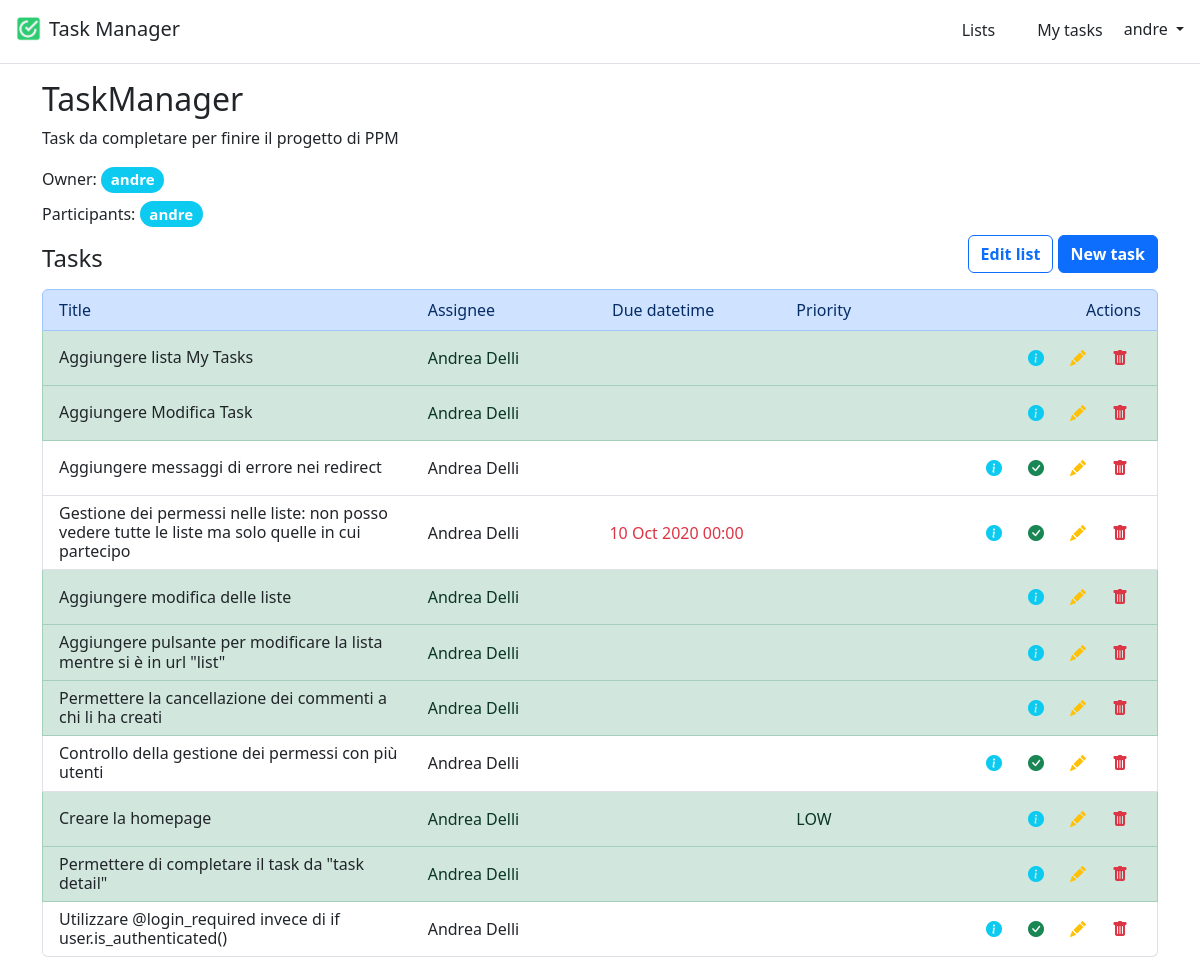
/lists/2 (signed in), run on the app's committed database.
### lists/models.py (models this page shows, shortened)
class TaskList(models.Model):
    id = models.AutoField(primary_key=True)
    title = models.CharField(max_length=255)
    description = models.TextField()
    owner = models.ForeignKey(User, on_delete=models.CASCADE, related_name="owner")
    participants = models.ManyToManyField(User, related_name="participants")
    tasks = models.ManyToManyField("Task", related_name="tasks", blank=True)

class Task(models.Model):
    class Priority(models.TextChoices):
        LOW = "LOW", "Low"
        MEDIUM = "MEDIUM", "Medium"
        HIGH = "HIGH", "High"
    id = models.AutoField(primary_key=True)
    title = models.CharField(max_length=255)
    description = models.TextField(null=True, blank=True)
    completed = models.BooleanField(default=False)
    due_datetime = models.DateTimeField(null=True, blank=True)
    assigned_to = models.ForeignKey(User, on_delete=models.CASCADE, related_name="assigned_to")
    created_by = models.ForeignKey(User, on_delete=models.CASCADE, related_name="created_by")
    attachment = models.FileField(null=True, blank=True)
    priority = models.CharField(choices=Priority.choices, max_length=6, null=True, blank=True, default=None)
    task_list = models.ForeignKey(TaskList, on_delete=models.CASCADE, related_name="task_list")

### lists/views.py (the view)
# urls.py: path('<int:id>', views.TaskListView.as_view(), name="list"),
class TaskListView(LoginRequiredMixin, ListView):
    template_name = "lists/task_list.html"
    def get(self, request, *args, **kwargs):
        task_list = TaskList.objects.get(id=self.kwargs["id"])
        if request.user not in task_list.participants.all():
            return redirect("lists")
        return super().get(request, *args, **kwargs)
    def get_context_data(self, **kwargs):
        context = super().get_context_data(**kwargs)
        context['task_list'] = TaskList.objects.get(id=self.kwargs["id"])
        return context
    def get_queryset(self):
        return Task.objects.filter(task_list=self.kwargs["id"])

### lists/templatetags/custom_filters.py (called while the page is built)
@register.filter(expects_localtime=True)
def is_expired(value):
    if value is None:
        return False
    try:
        return value < timezone.now()
    except AttributeError:
        return False

### templates/lists/task_list.html
{% extends "base.html" %}
{% load custom_filters %}
{% block content %}
    <h2>{{ task_list.title }}</h2>
    <p>{{ task_list.description }}</p>
    <div>Owner: <h5 class="d-inline-block"><span class="badge rounded-pill bg-info">{{ task_list.owner }}</span></h5>
    </div>
    <div>Participants:
        {% for user in task_list.participants.all %}
            <h5 class="d-inline-block"><span class="badge rounded-pill bg-info">{{ user }}</span></h5>
        {% endfor %}
    </div>
    <div class="row d-flex align-items-end">
        <h4 class="col m-0">Tasks</h4>
        <div class="col">
            <span class="float-end">
                <a href="{% url 'list_edit' task_list.id %}" class="link-dark text-decoration-none">
                    <button class="btn btn-outline-primary fw-bold">Edit list</button>
                </a>
                <a href="{% url 'task_new' task_list.id %}" class="link-dark text-decoration-none">
                    <button class="btn btn-primary fw-bold">New task</button>
                </a>
            </span>
        </div>
    </div>
    <ul class="list-group my-3">
        <li class="list-group-item list-group-item-primary">
            <div class="row">
                <div class="col col-4">Title</div>
                <div class="col">Assignee</div>
                <div class="col">Due datetime</div>
                <div class="col">Priority</div>
                <div class="col d-flex justify-content-end">Actions</div>
            </div>
        </li>
        {% for task in task_list.tasks.all %}
            <li class="list-group-item {% if task.completed %}list-group-item-success{% endif %}">
                <div class="row align-items-center">
                    <div class="col col-4">
                        <a href="{% url 'task' task_list.id task.id %}" class="link-dark text-decoration-none">
                            <h6 class="mb-0">{{ task.title }}</h6>
                        </a>
                    </div>
                    <div class="col">{{ task.assigned_to.first_name }} {{ task.assigned_to.last_name }}</div>
                    <div class="col {% if task.due_datetime|is_expired and not task.completed %}text-danger{% endif %}">
                        {{ task.due_datetime | date:"d M Y H:i" }}
                    </div>
                    <div class="col">{{ task.priority | default_if_none:"" }}</div>
                    <div class="col d-flex justify-content-end">
                        <a href="{% url 'task' task_list.id task.id %}">
                            <button class="btn text-info"><i class="bi-info-circle-fill"></i></button>
                        </a>
                        {% if not task.completed %}
                            <a href="{% url 'task_complete' task_list.id task.id %}">
                                <button class="btn text-success"><i class="bi-check-circle-fill"></i></button>
                            </a>
                        {% endif %}
                        <a href="{% url 'task_edit' task_list.id task.id %}">
                            <button class="btn text-warning"><i class="bi-pencil-fill"></i></button>
                        </a>
                        <a href="{% url 'task_delete' task_list.id task.id %}">
                            <button class="btn text-danger"><i class="bi-trash-fill"></i></button>
                        </a>
                    </div>
                </div>
            </li>
        {% empty %}
            <li class="list-group-item">
                <h5 class="m-0">No tasks in this list.</h5>
            </li>
        {% endfor %}
    </ul>
{% endblock %}

### templates/base.html (shortened to what this page needs)
<!DOCTYPE html>
<html lang="en">
{% load static %}
{% load crispy_forms_tags %}
<head>
    <link href="https://cdn.jsdelivr.net/npm/bootstrap@5.3.0-alpha3/dist/css/bootstrap.min.css" rel="stylesheet"
>
    <link rel="stylesheet" href="https://cdn.jsdelivr.net/npm/bootstrap-icons@1.3.0/font/bootstrap-icons.css">
</head>
<body>
<header class="p-3 mb-3 border-bottom">
    <div class="align-items-center">
        <a class="navbar-brand d-inline-flex align-items-center" href="{% url 'home' %}">
            <img class="img-responsive" src="{% static 'favicon.ico' %}" alt="Favicon" style="max-height: 25px;">
            <h5 class="d-inline-block my-0 mx-2">Task Manager</h5>
        </a>
        <div class="d-flex align-items-center float-end">
            {% if user.is_authenticated %}
                <ul class="nav col-12 col-lg-auto me-lg-auto mb-2 justify-content-center mb-md-0">
                    <li><a href="{% url 'lists' %}" class="nav-link px-2 py-0 link-dark">
                        <button class="btn py-0">Lists</button>
                    </a></li>
                    <li><a href="{% url 'my-tasks' %}" class="nav-link px-2 py-0 link-dark">
                        <button class="btn py-0">My tasks</button>
                    </a></li>
                </ul>
                <div class="dropdown text-end">
                    <a href="#" class="d-block link-dark text-decoration-none dropdown-toggle" id="dropdownUser"
                       data-bs-toggle="dropdown" aria-expanded="false">
                        {{ user.username }}
                    </a>
                </div>
            {% else %}
                <div class="text-end">
                    <a href="{% url 'login' %}" class="btn btn-outline-primary me-2">Log In</a>
                    <a href="{% url 'signup' %}" class="btn btn-primary">Sign Up</a>
                </div>
            {% endif %}
        </div>
    </div>
</header>
<main>
    <div class="container">
        {% block content %}
        {% endblock content %}
    </div>
</main>
</body>
</html>

### data on the page
TaskList: title "TaskManager", description "Task da completare per finire il progetto di PPM", owner "andre"
Task: title "Aggiungere lista My Tasks", assigned_to.first_name "Andrea", assigned_to.last_name "Delli"
Task: title "Aggiungere Modifica Task", assigned_to.first_name "Andrea", assigned_to.last_name "Delli"
Task: title "Aggiungere messaggi di errore nei redirect", assigned_to.first_name "Andrea", assigned_to.last_name "Delli", completed False (drawn)
Task: title "Gestione dei permessi nelle liste: non posso vedere tutte le liste ma solo quelle in cui partecipo", assigned_to.first_name "Andrea", assigned_to.last_name "Delli", due_datetime "10 Oct 2020 00:00", completed False (drawn)
Task: title "Aggiungere modifica delle liste", assigned_to.first_name "Andrea", assigned_to.last_name "Delli"
Task: title "Aggiungere pulsante per modificare la lista mentre si è in url \"list\"", assigned_to.first_name "Andrea", assigned_to.last_name "Delli"
Task: title "Permettere la cancellazione dei commenti a chi li ha creati", assigned_to.first_name "Andrea", assigned_to.last_name "Delli"
Task: title "Controllo della gestione dei permessi con più utenti", assigned_to.first_name "Andrea", assigned_to.last_name "Delli", completed False (drawn)
Task: title "Creare la homepage", assigned_to.first_name "Andrea", assigned_to.last_name "Delli", priority "LOW"
Task: title "Permettere di completare il task da \"task detail\"", assigned_to.first_name "Andrea", assigned_to.last_name "Delli"
Task: title "Utilizzare @login_required invece di if user.is_authenticated()", assigned_to.first_name "Andrea", assigned_to.last_name "Delli", completed False (drawn)

### other printed values
{{ user.username }} "andre"
{{ user }} "andre"
